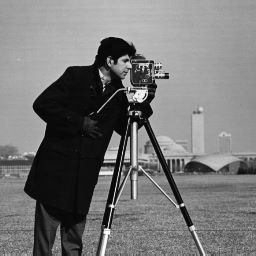
%> input picture Lab04/cameraman.jpg, 256 x 256 px
$ octave lab04.m   (GNU Octave 9; MATLAB toolbox functions it lacks are replaced by stand-ins)
%> lines starting %> are read from the running program, lines starting %| are printed output that depends on the picture; in (x1, y1, x2, y2) boxes, pixels count from 0 and x2, y2 are one past the last pixel; in counts of white or black regions, pixels touching at a corner belong together; the program's own positions count from 1
### Lab04/separate_frequency.m
function [low_pass_img, high_pass_img] = separate_frequency(img, ratio)
%> called with ratio = 0.1

    %% apply FFT
    frequency_map = fft2(img);
    %figure, imshow( log(abs(frequency_map) + 1), []);


    %% shift the frequency map
    frequency_map_shifted = fftshift(frequency_map);

    %% compute low-frequency mask
    % create a rectangular mask whose:
    %       height = ratio * image height
    %       width = ratio * image width
    %       center of the rectangle is the center of the input image
    height = ratio * size(img, 1);
%> height = 25.6
    width = ratio * size(img, 2);
%> width = 25.6

    y1 = round(size(img, 1) / 2) - height;
%> y1 = 102.4
    y2 = round(size(img, 1) / 2) + height;
%> y2 = 153.6
    x1 = round(size(img, 2) / 2) - width;
%> x1 = 102.4
    x2 = round(size(img, 2) / 2) + width;
%> x2 = 153.6
    mask = zeros(size(img));
    mask(y1 : y2, x1: x2, :) = 1;
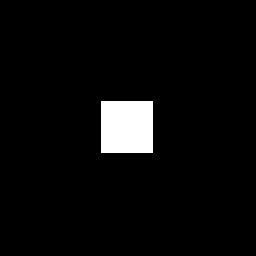
%> mask: size 256x256x3 double; values 0 (black) and 1 (white), 4.1% white; 1 white region, box (x1, y1, x2, y2) and area: (101, 101, 153, 153) 2704

    %% separate low-frequency and high-frequency maps

    low_frequency_map_shifted = frequency_map_shifted .* mask;
    high_frequency_map_shifted = frequency_map_shifted .* (1 - mask);

    %% shift frequency maps back

    low_frequency_map = ifftshift(low_frequency_map_shifted);
    high_frequency_map = ifftshift(high_frequency_map_shifted);

    %% apply Inverse FFT
    low_pass_img = real(ifft2(low_frequency_map)); % change frequency_map to your low-frequency map
    high_pass_img = real(ifft2(high_frequency_map)); % change frequency_map to your high-frequency map

end

### Lab04/hybrid_image.m
function img_merged = hybrid_image(img1, img2, ratio)

    %% split img1 and img2 into low/high frequency maps

    [low_pass_img, high_pass_img] = separate_frequency(img1, ratio);

    [low_pass_img1, high_pass_img1] = separate_frequency(img2, ratio);

    %% combine the low-frequency map of img1 with the high-frequency map of img2
    img_merged = low_pass_img + high_pass_img1; % change this line


end

### Lab04/lab04.m
img = im2double(imread('cameraman.jpg'));
ratio = 0.1;

[low_pass_img, high_pass_img] = separate_frequency(img, ratio);
figure, imshow(low_pass_img);
figure, imshow(high_pass_img + 0.5);
imwrite(low_pass_img, 'cameraman_low_01.jpg');
imwrite(high_pass_img + 0.5, 'cameraman_high_01.jpg');

ratio = 0.2;

[low_pass_img, high_pass_img] = separate_frequency(img, ratio);
%> in separate_frequency (call 2), `mask(y1 : y2, x1: x2, :) = 1;`: mask: size 256x256x3 double; values 0 (black) and 1 (white), 16.2% white; 1 white region, box (x1, y1, x2, y2) and area: (76, 76, 179, 179) 10609
figure, imshow(low_pass_img);
figure, imshow(high_pass_img + 0.5);
imwrite(low_pass_img, 'cameraman_low_02.jpg');
imwrite(high_pass_img + 0.5, 'cameraman_high_02.jpg');

name1 = 'cat.jpg';
name2 = 'dog.jpg';

img1 = im2double(imread(name1));
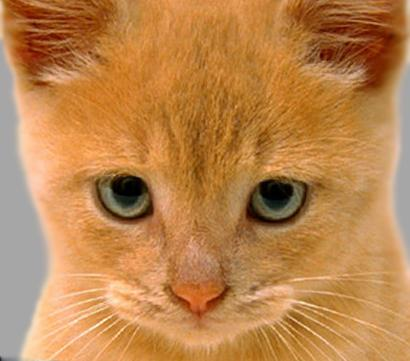
%> input picture Lab04/cat.jpg, 410 x 361 px
img2 = im2double(imread(name2));
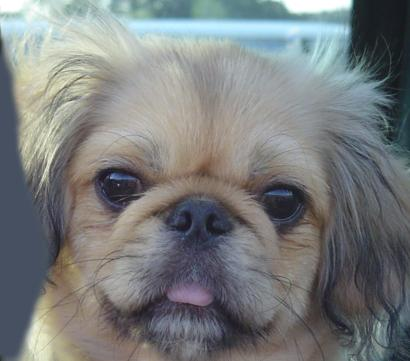
%> input picture Lab04/dog.jpg, 410 x 361 px

ratio = 0.025;
img_merged = hybrid_image(img1, img2, ratio);
%> call 3 of separate_frequency, with ratio = 0.025
%> in separate_frequency (call 3), `mask(y1 : y2, x1: x2, :) = 1;`:
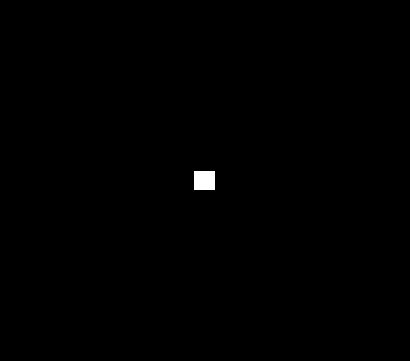
%> mask: size 361x410x3 double; values 0 (black) and 1 (white), 0.27% white; 1 white region, box (x1, y1, x2, y2) and area: (194, 171, 215, 190) 399
%> call 4 of separate_frequency, with ratio = 0.025
%> in separate_frequency (call 4), `high_pass_img = real(ifft2(high_frequency_map));`:
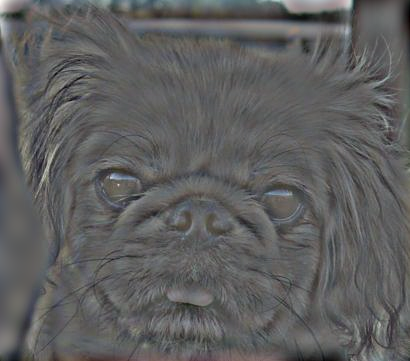
%> high_pass_img: size 361x410x3 double; mean R, G, B -1.57e-17, 2.7e-18, 6.48e-18; drawn with min black and max white
%> in hybrid_image, `img_merged = low_pass_img + high_pass_img1;`:
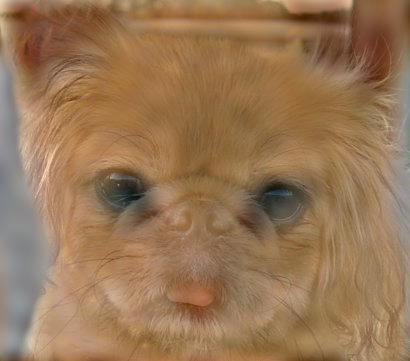
%> img_merged: size 361x410x3 double; mean R, G, B 0.738, 0.52, 0.303; mean of the top-left, top-right, bottom-left and bottom-right quarters 0.512, 0.463, 0.594, 0.511; drawn with min black and max white
figure, imshow(img_merged);
imwrite(img_merged, 'hybrid_1.jpg');

ratio = 0.025;
img_merged = hybrid_image(img2, img1, ratio);
figure, imshow(img_merged);
%> after `imshow(img_merged)`:
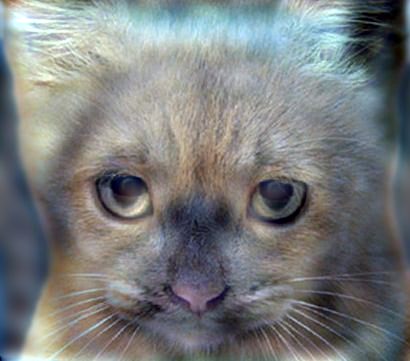
%> displayed picture: size 361x410x3, on the screen's scale of 0 to 255; mean R, G, B 121.3, 124.4, 125; mean of the top-left, top-right, bottom-left and bottom-right quarters 162.2, 132.8, 108.9, 90.6
imwrite(img_merged, 'hybrid_2.jpg');
